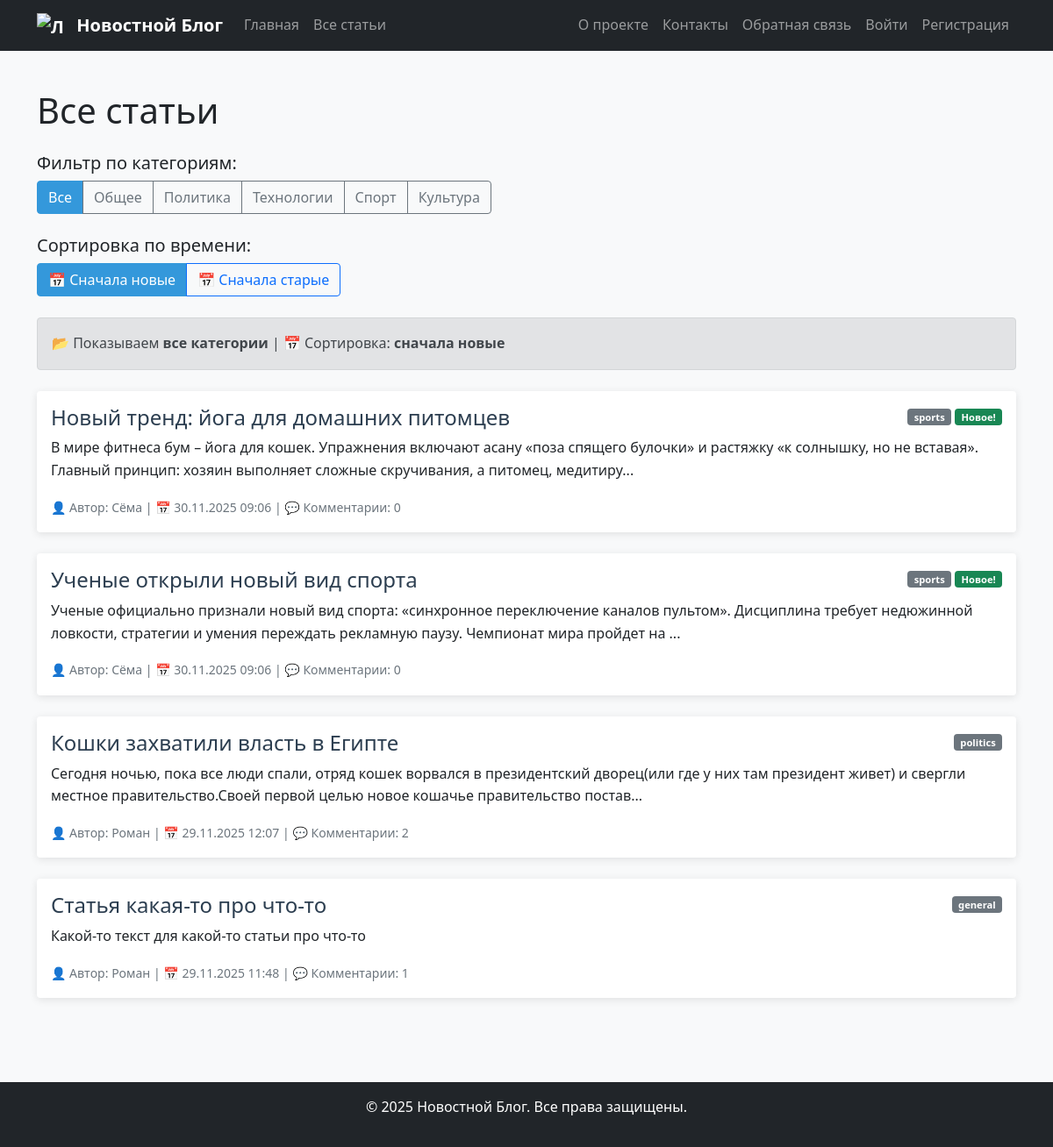
The page /articles on the database its author committed.
### models.py (models this page shows, shortened)
class Article(db.Model):
    id = db.Column(db.Integer, primary_key=True)
    title = db.Column(db.String(200), nullable=False)
    text = db.Column(db.Text, nullable=False)
    category = db.Column(db.String(50), default='general')
    created_date = db.Column(db.DateTime, default=datetime.utcnow)
    user_id = db.Column(db.Integer, db.ForeignKey('user.id'), nullable=False)
    comments = db.relationship('Comment', backref='article', lazy=True, cascade='all, delete-orphan', order_by='Comment.date.desc()')

class User(UserMixin, db.Model):
    id = db.Column(db.Integer, primary_key=True)
    name = db.Column(db.String(100), nullable=False)
    email = db.Column(db.String(100), unique=True, nullable=False)
    hashed_password = db.Column(db.String(200), nullable=False)
    created_date = db.Column(db.DateTime, default=datetime.utcnow)
    articles = db.relationship('Article', backref='author', lazy=True)
    comments = db.relationship('Comment', backref='author', lazy=True)

### app.py (the view)
@app.route('/articles')
def articles():
    category = request.args.get('category')
    sort = request.args.get('sort', 'newest')  # newest или oldest
    query = Article.query
    if category:
        query = query.filter_by(category=category)
    if sort == 'oldest':
        articles_list = query.order_by(Article.created_date.asc()).all()
    else:  # newest по умолчанию
        articles_list = query.order_by(Article.created_date.desc()).all()
    category_names = {
        'general': 'Общее',
        'politics': 'Политика',
        'technology': 'Технологии',
        'sports': 'Спорт',
        'culture': 'Культура'
    }
    current_category_name = category_names.get(category, category)
    return render_template('articles.html',
                         articles=articles_list,
                         current_category=category,
                         current_category_name=current_category_name,
                         current_sort=sort)

### app.py (called while the page is built)
@app.context_processor
def inject_current_date():
    return {'current_date': date.today()}

### templates/articles.html (shortened to what this page needs)
{% extends "base.html" %}
{% block content %}
<div class="row">
    <div class="col-12">
        <h1 class="mb-4">Все статьи</h1>
        <div class="mb-4">
            <h5>Фильтр по категориям:</h5>
            <div class="btn-group" role="group">
                <a href="{{ url_for('articles') }}?sort={{ current_sort }}"
                   class="btn {% if not current_category %}btn-primary{% else %}btn-outline-secondary{% endif %}">
                    Все
                </a>
                <a href="{{ url_for('articles') }}?category=general&sort={{ current_sort }}"
                   class="btn {% if current_category == 'general' %}btn-primary{% else %}btn-outline-secondary{% endif %}">
                    Общее
                </a>
                <a href="{{ url_for('articles') }}?category=politics&sort={{ current_sort }}"
                   class="btn {% if current_category == 'politics' %}btn-primary{% else %}btn-outline-secondary{% endif %}">
                    Политика
                </a>
                <a href="{{ url_for('articles') }}?category=technology&sort={{ current_sort }}"
                   class="btn {% if current_category == 'technology' %}btn-primary{% else %}btn-outline-secondary{% endif %}">
                    Технологии
                </a>
                <a href="{{ url_for('articles') }}?category=sports&sort={{ current_sort }}"
                   class="btn {% if current_category == 'sports' %}btn-primary{% else %}btn-outline-secondary{% endif %}">
                    Спорт
                </a>
                <a href="{{ url_for('articles') }}?category=culture&sort={{ current_sort }}"
                   class="btn {% if current_category == 'culture' %}btn-primary{% else %}btn-outline-secondary{% endif %}">
                    Культура
                </a>
            </div>
        </div>
        <div class="mb-4">
            <h5>Сортировка по времени:</h5>
            <div class="btn-group" role="group">
                <a href="{{ url_for('articles') }}{% if current_category %}?category={{ current_category }}&{% else %}?{% endif %}sort=newest"
                   class="btn {% if current_sort == 'newest' %}btn-primary{% else %}btn-outline-primary{% endif %}">
                    📅 Сначала новые
                </a>
                <a href="{{ url_for('articles') }}{% if current_category %}?category={{ current_category }}&{% else %}?{% endif %}sort=oldest"
                   class="btn {% if current_sort == 'oldest' %}btn-primary{% else %}btn-outline-primary{% endif %}">
                    📅 Сначала старые
                </a>
            </div>
        </div>
        <div class="mb-4">
            {% if current_category %}
            <div class="alert alert-info d-flex justify-content-between align-items-center">
                <div>
                    📂 Категория: <strong>{{ current_category }}</strong>
                    {% if current_sort == 'newest' %}
                    | 📅 Сортировка: <strong>сначала новые</strong>
                    {% elif current_sort == 'oldest' %}
                    | 📅 Сортировка: <strong>сначала старые</strong>
                    {% endif %}
                </div>
                <a href="{{ url_for('articles') }}?sort={{ current_sort }}" class="btn btn-sm btn-outline-info">
                    ❌ Очистить категорию
                </a>
            </div>
            {% else %}
            <div class="alert alert-secondary">
                📂 Показываем <strong>все категории</strong>
                {% if current_sort == 'newest' %}
                | 📅 Сортировка: <strong>сначала новые</strong>
                {% elif current_sort == 'oldest' %}
                | 📅 Сортировка: <strong>сначала старые</strong>
                {% endif %}
            </div>
            {% endif %}
        </div>
        {% if articles %}
            {% for article in articles %}
            <div class="card mb-4">
                <div class="card-body">
                    <div class="d-flex justify-content-between align-items-start">
                        <h4 class="card-title">
                            <a href="{{ url_for('news_article', id=article.id) }}" class="text-decoration-none">
                                {{ article.title }}
                            </a>
                        </h4>
                        <div>
                            <span class="badge bg-secondary">{{ article.category }}</span>
                            {% if article.created_date.date() == current_date %}
                            <span class="badge bg-success">Новое!</span>
                            {% endif %}
                        </div>
                    </div>
                    <p class="card-text">{{ article.text[:200] }}{% if article.text|length > 200 %}...{% endif %}</p>
                    <div class="d-flex justify-content-between align-items-center">
                        <div>
                            <small class="text-muted">
                                👤 Автор: {{ article.author.name }} |
                                📅 {{ article.created_date.strftime('%d.%m.%Y %H:%M') }} |
                                💬 Комментарии: {{ article.comments|length }}
                            </small>
                        </div>
                    </div>
                </div>
            </div>
            {% endfor %}
        {% endif %}
    </div>
</div>
{% endblock %}

### templates/base.html (shortened to what this page needs)
<!DOCTYPE html>
<html lang="ru">
<head>
    <link href="https://cdn.jsdelivr.net/npm/bootstrap@5.1.3/dist/css/bootstrap.min.css" rel="stylesheet">
    <link rel="stylesheet" href="{{ url_for('static', filename='css/style.css') }}">
</head>
<body>
    <nav class="navbar navbar-expand-lg navbar-dark bg-dark">
        <div class="container">
            <a class="navbar-brand" href="{{ url_for('index') }}">
                <img src="{{ url_for('static', filename='images/logo.png') }}" alt="Логотип Новостного Блога" width="30" height="30" class="d-inline-block align-text-top">
                Новостной Блог
            </a>
            <div class="collapse navbar-collapse" id="navbarNav">
                <ul class="navbar-nav me-auto">
                    <li class="nav-item">
                        <a class="nav-link" href="{{ url_for('index') }}">Главная</a>
                    </li>
                    <li class="nav-item">
                        <a class="nav-link" href="{{ url_for('articles') }}">Все статьи</a>
                    </li>
                </ul>
                <ul class="navbar-nav ms-auto">
                    <li class="nav-item">
                        <a class="nav-link" href="{{ url_for('about') }}">О проекте</a>
                    </li>
                    <li class="nav-item">
                        <a class="nav-link" href="{{ url_for('contact') }}">Контакты</a>
                    </li>
                    <li class="nav-item">
                        <a class="nav-link" href="{{ url_for('feedback') }}">Обратная связь</a>
                    </li>
                    {% if current_user.is_authenticated %}
                    <li class="nav-item dropdown">
                        <a class="nav-link dropdown-toggle" href="#" id="navbarDropdown" role="button" data-bs-toggle="dropdown">
                            {{ current_user.name }}
                        </a>
                        <ul class="dropdown-menu">
                            <li><a class="dropdown-item" href="{{ url_for('logout') }}">Выйти</a></li>
                        </ul>
                    </li>
                    {% else %}
                    <li class="nav-item">
                        <a class="nav-link" href="{{ url_for('login') }}">Войти</a>
                    </li>
                    <li class="nav-item">
                        <a class="nav-link" href="{{ url_for('register') }}">Регистрация</a>
                    </li>
                    {% endif %}
                </ul>
            </div>
        </div>
    </nav>
    <main class="container my-4">
        {% block content %}{% endblock %}
    </main>
    <footer class="bg-dark text-white text-center py-3 mt-5">
        <div class="container">
            <p>&copy; 2025 Новостной Блог. Все права защищены.</p>
        </div>
    </footer>
</body>
</html>

### static/css/style.css (style rules this page uses)
body { font-family: 'Segoe UI', Tahoma, Geneva, Verdana, sans-serif; line-height: 1.6; background-color: #f8f9fa; display: flex; flex-direction: column; min-height: 100vh; }
main { flex: 1; }
.navbar-brand { font-weight: bold; }
.navbar-brand img { margin-right: 10px; }
.card { border: none; box-shadow: 0 2px 10px rgba(0,0,0,0.1); transition: transform 0.2s ease-in-out; }
.card-title a { color: #2c3e50; transition: color 0.2s ease-in-out; }
.badge { font-size: 0.7em; }
.btn-primary { background-color: #3498db; border-color: #3498db; }
footer { margin-top: auto; }
body { font-family: 'Segoe UI', Tahoma, Geneva, Verdana, sans-serif; line-height: 1.6; background-color: #f8f9fa; display: flex; flex-direction: column; min-height: 100vh; margin: 0; padding: 0; }
main { flex: 1; padding-top: 20px; }

### rows shown on the page
Article: title "Новый тренд: йога для домашних питомцев", category "sports", shows "Новое!", text "В мире фитнеса бум – йога для кошек. Упражнения включают асану «поза спящего булочки» и растяжку «к солнышку, но не вставая». Главный принцип: хозяин выполняет сложные скручивания, а питомец, медитиру", author.name "Сёма", created_date "30.11.2025 09:06", comments|length "0"
Article: title "Ученые открыли новый вид спорта", category "sports", shows "Новое!", text "Ученые официально признали новый вид спорта: «синхронное переключение каналов пультом». Дисциплина требует недюжинной ловкости, стратегии и умения переждать рекламную паузу. Чемпионат мира пройдет на", author.name "Сёма", created_date "30.11.2025 09:06", comments|length "0"
Article: title "Кошки захватили власть в Египте", category "politics", text "Сегодня ночью, пока все люди спали, отряд кошек ворвался в президентский дворец(или где у них там президент живет) и свергли местное правительство.Своей первой целью новое кошачье правительство постав", author.name "Роман", created_date "29.11.2025 12:07", comments|length "2"
Article: title "Статья какая-то про что-то", category "general", text "Какой-то текст для какой-то статьи про что-то", author.name "Роман", created_date "29.11.2025 11:48", comments|length "1"
